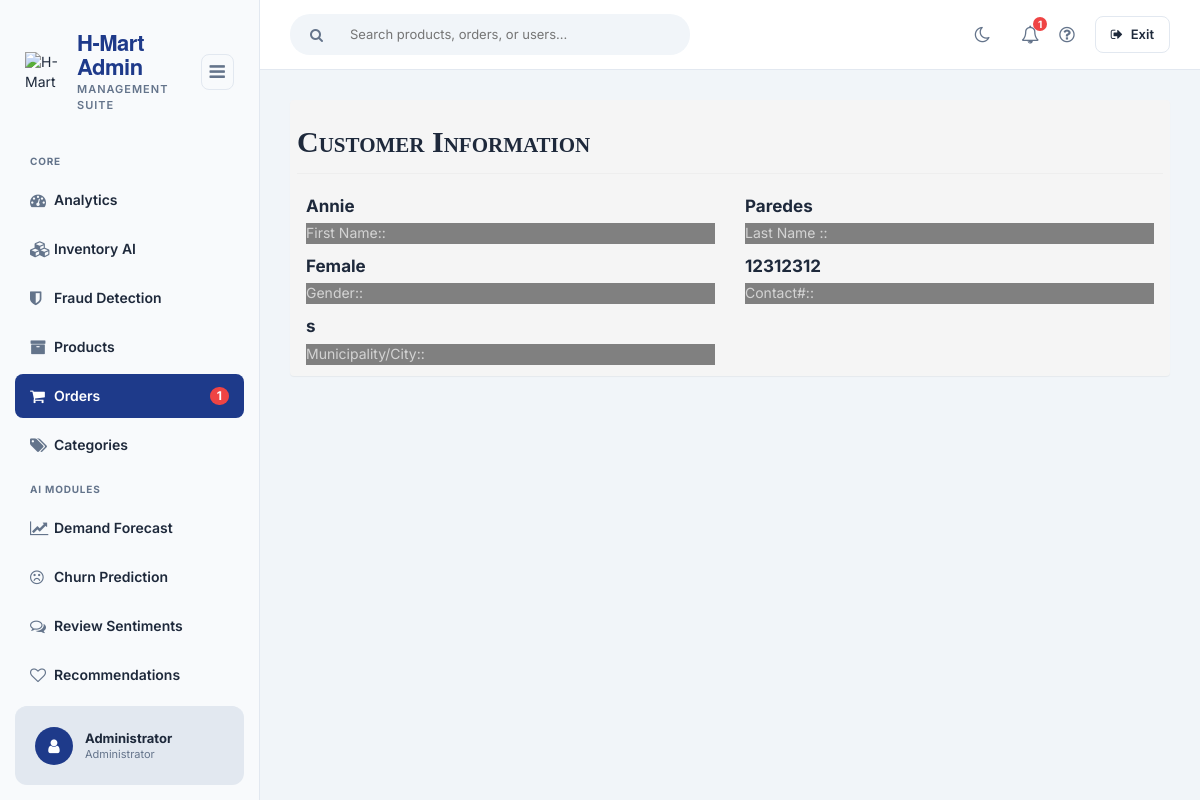
Page /admin/orders/index.php?view=customerdetails&customerid=9 (signed in) on the committed database.
### tables this page shows
CREATE TABLE `tblcustomer` (
  `CUSTOMERID` int(11) NOT NULL,
  `FNAME` varchar(30) NOT NULL,
  `LNAME` varchar(30) NOT NULL,
  `MNAME` varchar(30) NOT NULL,
  `CUSHOMENUM` varchar(90) NOT NULL,
  `STREETADD` text NOT NULL,
  `BRGYADD` text NOT NULL,
  `CITYADD` text NOT NULL,
  `PROVINCE` varchar(80) NOT NULL,
  `COUNTRY` varchar(30) NOT NULL,
  `DBIRTH` date NOT NULL,
  `GENDER` varchar(10) NOT NULL,
  `PHONE` varchar(20) NOT NULL,
  `EMAILADD` varchar(120) NOT NULL,
  `ZIPCODE` int(6) NOT NULL,
  `CUSUNAME` varchar(120) NOT NULL,
  `CUSPASS` varchar(90) NOT NULL,
  `CUSPHOTO` varchar(255) NOT NULL,
  `TERMS` tinyint(4) NOT NULL,
  `DATEJOIN` date NOT NULL
);

### admin/orders/index.php (called while the page is built, shortened)
<?php
require_once ("../theme/templates.php");
?>

### backend/include/database.php (called while the page is built, shortened)
<?php
class Database {
	var $sql_string = '';
	private $conn;
	public function open_connection() {
		$this->conn = mysqli_connect(server,user,pass);
		if(!$this->conn){
			echo "Problem in database connection! Contact administrator!";
			exit();
		}else{
			$db_select = mysqli_select_db($this->conn,database_name);
		}
	}
	function setQuery($sql='') {
		$this->sql_string=$sql;
	}
	function executeQuery() {
		$result = mysqli_query($this->conn,$this->sql_string);
		return $result;
	}
	private function confirm_query($result) {
		return $result;
	}
	function loadSingleResult() {
		$cur = $this->executeQuery();
		if ($cur) {
			while ($row = mysqli_fetch_object($cur)) {
				return $data = $row;
			}
		}
		return null;
	}
}
$mydb = new Database();
?>

### backend/include/customers.php (called while the page is built, shortened)
<?php
require_once(LIB_PATH.DS.'database.php');
class Customer {
	protected static  $tblname = "tblcustomer";
	function single_customer($id=""){
			global $mydb;
			$mydb->setQuery("SELECT * FROM ".self::$tblname."
				Where CUSTOMERID= {$id} LIMIT 1");
			$cur = $mydb->loadSingleResult();
			return $cur;
	}
}
?>

### admin/orders/customerdetail.php (the view, shortened to what this page needs)
 <?php
  $customer = New customer;
  $res = $customer->single_customer($_GET['customerid']);
  ?>
<div class="col-md-12 Cus-info">
<div class="header">Customer Information</div>
  <div class="row">
    <div class="col-md-12">
        <div class="col-md-6">
            <label><?php echo $res->FNAME; ?></label>
             <p>First Name::</p>
        </div>
        <div class="col-md-6">
               <label><?php echo $res->LNAME; ?> </label>
              <p>Last Name ::</p>
        </div>
    </div>
    <div class="col-md-12">
        <div class="col-md-6">
          <label><?php echo $res->GENDER; ?></label>
            <p>Gender::</p>
        </div>
        <div class="col-md-6">
          <label><?php echo $res->PHONE; ?></label>
           <p>Contact#::</p>
        </div>
    </div>
     <div class="col-md-12">
        <div class="col-md-6">
           <label><?php echo $res->CITYADD; ?></label>
               <p>Municipality/City::</p>
        </div>
    </div>
  </div>
</div>

### admin/theme/templates.php (style rules this page uses)
:root { --primary: #0f172a; --primary-light: #1e3a8a; --sidebar-bg: #f8fafc; --bg-color: #f1f5f9; --text-main: #1e293b; --text-muted: #64748b; --border-color: #e2e8f0; --card-bg: #ffffff; --card-header-bg: #ffffff; --hover-bg: #e2e8f0; --table-header-bg: #f8fafc; --shadow: 0 4px 6px rgba(0,0,0,0.02); }
body { font-family: 'Inter', sans-serif; background-color: var(--bg-color); margin: 0; padding: 0; color: var(--text-main); overflow-x: hidden; }

### admin/orders/customerdetail.php (style rules this page uses)
.Cus-info { max-width: 100%; margin-bottom: 20px; background-color: #f5f5f5; border: 1px solid transparent; border-radius: 4px; -webkit-box-shadow: 0 1px 1px rgba(0, 0, 0, 0.05); box-shadow: 0 1px 1px rgba(0, 0, 0, 0.05); }
.Cus-info .header { padding-bottom: 9px; margin: 20px 6px 20px; border-bottom: 1px solid #eeeeee; font-size: 30px; font-weight: bold; font-variant: small-caps; font-family: arial black; }
.Cus-info p { border-bottom: solid 1px gray; width:100%; font-style: bold 1px; color: lightgray ; background-color: gray; }
.Cus-info label { font-size: 17px; font-weight: bold; }
@media (min-width: 768px) { .Cus-info { position: inherit; padding: 0; margin: 0; vertical-align: center; } }

### rows in the picture
tblcustomer: FNAME "Annie", LNAME "Paredes", GENDER "Female", PHONE "12312312", CITYADD "s"

### other values in the picture
$res "1"
$_SESSION['U_NAME'] "Administrator"
$_SESSION['U_ROLE'] "Administrator"
